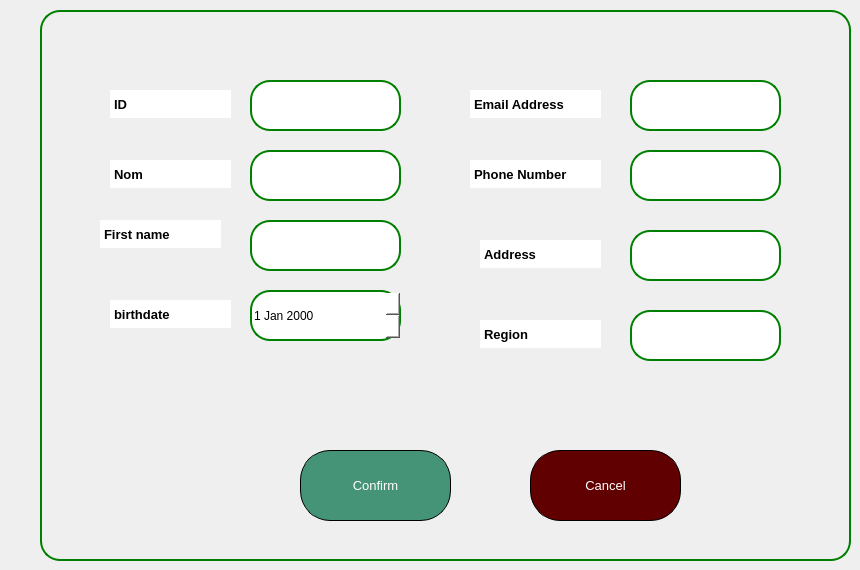
       <widget class="QWidget" name="Add_Client">
        <widget class="QWidget" name="widget_Client" native="true">
         <property name="geometry">
          <rect>
           <x>40</x>
           <y>10</y>
           <width>811</width>
           <height>551</height>
          </rect>
         </property>
         <property name="styleSheet">
          <string notr="true">border:2px solid green;
border-radius: 20px;
</string>
         </property>
         <widget class="QLineEdit" name="id_add_Client">
          <property name="geometry">
           <rect>
            <x>210</x>
            <y>70</y>
            <width>151</width>
            <height>51</height>
           </rect>
          </property>
          <property name="styleSheet">
           <string notr="true">background-color: rgb(255, 255, 255);
color: rgb(0, 0, 0);
border_radius:10px;</string>
          </property>
          <property name="text">
           <string/>
          </property>
         </widget>
         <widget class="QLineEdit" name="lineEdit_10_Client">
          <property name="geometry">
           <rect>
            <x>70</x>
            <y>80</y>
            <width>121</width>
            <height>28</height>
           </rect>
          </property>
          <property name="font">
           <font>
            <pointsize>10</pointsize>
            <bold>true</bold>
           </font>
          </property>
          <property name="styleSheet">
           <string notr="true">background-color: rgb(255, 255, 255);
color: rgb(0, 0, 0);

border-color: rgb(255, 255, 255);</string>
          </property>
          <property name="text">
           <string>ID</string>
          </property>
         </widget>
         <widget class="QLineEdit" name="lineEdit_12_Client">
          <property name="geometry">
           <rect>
            <x>440</x>
            <y>230</y>
            <width>121</width>
            <height>28</height>
           </rect>
          </property>
          <property name="font">
           <font>
            <pointsize>10</pointsize>
            <bold>true</bold>
           </font>
          </property>
          <property name="styleSheet">
           <string notr="true">background-color: rgb(255, 255, 255);
color: rgb(0, 0, 0);

border-color: rgb(255, 255, 255);</string>
          </property>
          <property name="text">
           <string>Address</string>
          </property>
         </widget>
         <widget class="QLineEdit" name="lineEdit_13_Client">
          <property name="geometry">
           <rect>
            <x>70</x>
            <y>290</y>
            <width>121</width>
            <height>28</height>
           </rect>
          </property>
          <property name="font">
           <font>
            <pointsize>10</pointsize>
            <bold>true</bold>
           </font>
          </property>
          <property name="styleSheet">
           <string notr="true">background-color: rgb(255, 255, 255);
color: rgb(0, 0, 0);

border-color: rgb(255, 255, 255);</string>
          </property>
          <property name="text">
           <string>birthdate</string>
          </property>
         </widget>
         <widget class="QLineEdit" name="lineEdit_14_Client">
          <property name="geometry">
           <rect>
            <x>70</x>
            <y>150</y>
            <width>121</width>
            <height>28</height>
           </rect>
          </property>
          <property name="font">
           <font>
            <pointsize>10</pointsize>
            <bold>true</bold>
           </font>
          </property>
          <property name="styleSheet">
           <string notr="true">background-color: rgb(255, 255, 255);
color: rgb(0, 0, 0);

border-color: rgb(255, 255, 255);</string>
          </property>
          <property name="text">
           <string>Nom</string>
          </property>
         </widget>
         <widget class="QLineEdit" name="lineEdit_25_Client">
          <property name="geometry">
           <rect>
            <x>430</x>
            <y>80</y>
            <width>131</width>
            <height>28</height>
           </rect>
          </property>
          <property name="font">
           <font>
            <pointsize>10</pointsize>
            <bold>true</bold>
           </font>
          </property>
          <property name="styleSheet">
           <string notr="true">background-color: rgb(255, 255, 255);
color: rgb(0, 0, 0);

border-color: rgb(255, 255, 255);</string>
          </property>
          <property name="text">
           <string>Email Address</string>
          </property>
         </widget>
         <widget class="QLineEdit" name="lineEdit_28_Client">
          <property name="geometry">
           <rect>
            <x>430</x>
            <y>150</y>
            <width>131</width>
            <height>28</height>
           </rect>
          </property>
          <property name="font">
           <font>
            <pointsize>10</pointsize>
            <bold>true</bold>
           </font>
          </property>
          <property name="styleSheet">
           <string notr="true">background-color: rgb(255, 255, 255);
color: rgb(0, 0, 0);

border-color: rgb(255, 255, 255);</string>
          </property>
          <property name="text">
           <string>Phone Number</string>
          </property>
         </widget>
         <widget class="QLineEdit" name="Add_Nom_Client">
          <property name="geometry">
           <rect>
            <x>210</x>
            <y>140</y>
            <width>151</width>
            <height>51</height>
           </rect>
          </property>
          <property name="styleSheet">
           <string notr="true">background-color: rgb(255, 255, 255);
color: rgb(0, 0, 0);
border_radius:10px;</string>
          </property>
          <property name="text">
           <string/>
          </property>
         </widget>
         <widget class="QLineEdit" name="Add_Address_Client">
          <property name="geometry">
           <rect>
            <x>590</x>
            <y>220</y>
            <width>151</width>
            <height>51</height>
           </rect>
          </property>
          <property name="styleSheet">
           <string notr="true">background-color: rgb(255, 255, 255);
color: rgb(0, 0, 0);
border_radius:10px;</string>
          </property>
          <property name="text">
           <string/>
          </property>
         </widget>
         <widget class="QLineEdit" name="Add_email_Client">
          <property name="geometry">
           <rect>
            <x>590</x>
            <y>70</y>
            <width>151</width>
            <height>51</height>
           </rect>
          </property>
          <property name="styleSheet">
           <string notr="true">background-color: rgb(255, 255, 255);
color: rgb(0, 0, 0);
border_radius:10px;</string>
          </property>
          <property name="text">
           <string/>
          </property>
         </widget>
         <widget class="QLineEdit" name="Add_Phone_Client">
          <property name="geometry">
           <rect>
            <x>590</x>
            <y>140</y>
            <width>151</width>
            <height>51</height>
           </rect>
          </property>
          <property name="styleSheet">
           <string notr="true">background-color: rgb(255, 255, 255);
color: rgb(0, 0, 0);
border_radius:10px;</string>
          </property>
          <property name="text">
           <string/>
          </property>
         </widget>
         <widget class="QDateEdit" name="birthdate_add_Client">
          <property name="geometry">
           <rect>
            <x>210</x>
            <y>280</y>
            <width>151</width>
            <height>51</height>
           </rect>
          </property>
          <property name="styleSheet">
           <string notr="true">background-color: rgb(255, 255, 255);
color: rgb(0, 0, 0);
border_radius:10px;</string>
          </property>
         </widget>
         <widget class="QPushButton" name="Confirm_Add_Button_Client">
          <property name="geometry">
           <rect>
            <x>260</x>
            <y>440</y>
            <width>151</width>
            <height>71</height>
           </rect>
          </property>
          <property name="styleSheet">
           <string notr="true">border: 1px solid black;


color: rgb(255, 255, 255);
font: 10pt ;

background-color: rgb(171, 168, 111);
background-color: rgb(70, 148, 119);




border-radius:30px;
</string>
          </property>
          <property name="text">
           <string>Confirm</string>
          </property>
         </widget>
         <widget class="QPushButton" name="cancel_search_button_3_Client">
          <property name="geometry">
           <rect>
            <x>490</x>
            <y>440</y>
            <width>151</width>
            <height>71</height>
           </rect>
          </property>
          <property name="styleSheet">
           <string notr="true">border: 1px solid black;


color: rgb(255, 255, 255);
font: 10pt ;

background-color: rgb(171, 168, 111);
background-color: rgb(97, 0, 0);



border-radius:30px;
</string>
          </property>
          <property name="text">
           <string>Cancel</string>
          </property>
         </widget>
         <widget class="QLineEdit" name="lineEdit_15_Client">
          <property name="geometry">
           <rect>
            <x>60</x>
            <y>210</y>
            <width>121</width>
            <height>28</height>
           </rect>
          </property>
          <property name="font">
           <font>
            <pointsize>10</pointsize>
            <bold>true</bold>
           </font>
          </property>
          <property name="styleSheet">
           <string notr="true">background-color: rgb(255, 255, 255);
color: rgb(0, 0, 0);

border-color: rgb(255, 255, 255);</string>
          </property>
          <property name="text">
           <string>First name</string>
          </property>
         </widget>
         <widget class="QLineEdit" name="lineEdit_16_Client">
          <property name="geometry">
           <rect>
            <x>440</x>
            <y>310</y>
            <width>121</width>
            <height>28</height>
           </rect>
          </property>
          <property name="font">
           <font>
            <pointsize>10</pointsize>
            <bold>true</bold>
           </font>
          </property>
          <property name="styleSheet">
           <string notr="true">background-color: rgb(255, 255, 255);
color: rgb(0, 0, 0);

border-color: rgb(255, 255, 255);</string>
          </property>
          <property name="text">
           <string>Region</string>
          </property>
         </widget>
         <widget class="QLineEdit" name="Add_firstname_Client">
          <property name="geometry">
           <rect>
            <x>210</x>
            <y>210</y>
            <width>151</width>
            <height>51</height>
           </rect>
          </property>
          <property name="styleSheet">
           <string notr="true">background-color: rgb(255, 255, 255);
color: rgb(0, 0, 0);
border_radius:10px;</string>
          </property>
          <property name="text">
           <string/>
          </property>
         </widget>
         <widget class="QLineEdit" name="Add_region_Client">
          <property name="geometry">
           <rect>
            <x>590</x>
            <y>300</y>
            <width>151</width>
            <height>51</height>
           </rect>
          </property>
          <property name="styleSheet">
           <string notr="true">background-color: rgb(255, 255, 255);
color: rgb(0, 0, 0);
border_radius:10px;</string>
          </property>
          <property name="text">
           <string/>
          </property>
         </widget>
        </widget>
       </widget>
